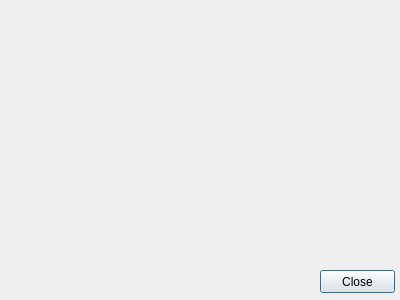
<?xml version="1.0" encoding="UTF-8"?>
<ui version="4.0">
 <class>patch</class>
 <widget class="QDialog" name="patch">
  <property name="geometry">
   <rect>
    <x>0</x>
    <y>0</y>
    <width>400</width>
    <height>300</height>
   </rect>
  </property>
  <property name="windowTitle">
   <string>Patch List</string>
  </property>
  <property name="modal">
   <bool>true</bool>
  </property>
  <widget class="QPushButton" name="close">
   <property name="geometry">
    <rect>
     <x>320</x>
     <y>270</y>
     <width>75</width>
     <height>23</height>
    </rect>
   </property>
   <property name="text">
    <string>Close</string>
   </property>
  </widget>
 </widget>
 <resources/>
 <connections>
  <connection>
   <sender>close</sender>
   <signal>clicked()</signal>
   <receiver>patch</receiver>
   <slot>close()</slot>
   <hints>
    <hint type="sourcelabel">
     <x>357</x>
     <y>281</y>
    </hint>
    <hint type="destinationlabel">
     <x>199</x>
     <y>149</y>
    </hint>
   </hints>
  </connection>
 </connections>
</ui>
